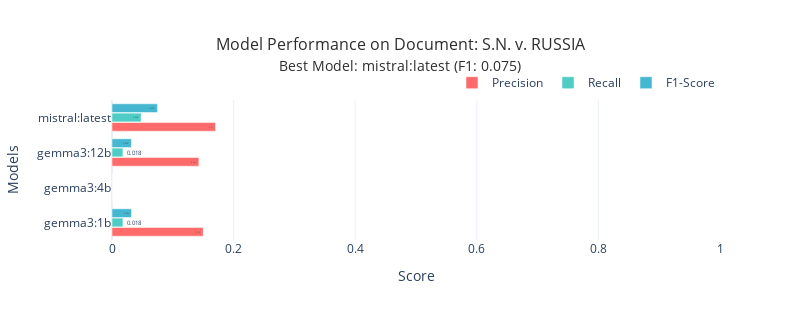
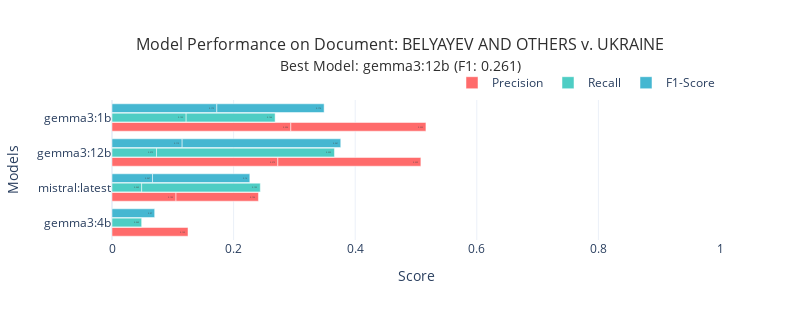

Notebook source saved alongside these figures, in order:
### Code cell
def create_per_document_charts(df):
    """Create individual charts for each document showing all models with all metrics"""
    
    documents = df['document'].unique()
    
    for doc in documents:
        doc_data = df[df['document'] == doc].copy()
        
        if doc_data.empty:
            continue
            
        # Sort models by F1-score for better visualization
        doc_data = doc_data.sort_values('f1_score', ascending=True)
        
        fig = go.Figure()
        
        # Add bars for each metric
        metrics = ['precision', 'recall', 'f1_score']
        metric_names = ['Precision', 'Recall', 'F1-Score']
        colors = ['#FF6B6B', '#4ECDC4', '#45B7D1']
        
        for i, (metric, name, color) in enumerate(zip(metrics, metric_names, colors)):
            fig.add_trace(go.Bar(
                name=name,
                x=doc_data[metric],
                y=doc_data['model'],
                orientation='h',
                marker_color=color,
                text=doc_data[metric].round(3),
                textposition='auto',
                offsetgroup=i,
                width=0.25  # Make bars thinner so they don't overlap
            ))
        
        # Find the best model for this document
        best_model = doc_data.loc[doc_data['f1_score'].idxmax()]
        
        fig.update_layout(
            title=dict(
                text=f"Model Performance on Document: {doc}<br><span style='font-size:14px'>Best Model: {best_model['model']} (F1: {best_model['f1_score']:.3f})</span>",
                font=dict(size=16, color='#2E2E2E'),
                x=0.5
            ),
            xaxis=dict(
                title="Score",
                range=[0, 1],
                tickfont=dict(size=12)
            ),
            yaxis=dict(
                title="Models",
                tickfont=dict(size=12)
            ),
            barmode='group',
            template='plotly_white',
            height=max(300, len(doc_data) * 40),
            width=800,
            showlegend=True,
            legend=dict(
                orientation="h",
                yanchor="bottom",
                y=1.02,
                xanchor="right",
                x=1
            )
        )
        
        fig.show()

if 'df' in globals() and not df.empty:
    print("\n" + "="*80)
    print("📄 DETAILED PERFORMANCE BY DOCUMENT")
    print("="*80)
    print("Individual charts for each document showing all models with precision, recall, and F1-score")
    print()
    
    create_per_document_charts(df)
    
else:
    print("❌ Please load and process evaluation data first.")

### Figure 1 — Plotly figure (JSON) as saved in the notebook; plotly's stock layout.template omitted (floating-point values rounded to 4 significant figures)
{"data": [{"marker": {"color": "#FF6B6B"}, "name": "Precision", "offsetgroup": "0", "orientation": "h", "text": [0.0, 0.0, 0.0, 0.0, 0.0, 0.143, 0.15, 0.17], "textposition": "auto", "type": "bar", "width": 0.25, "x": [0.0, 0.0, 0.0, 0.0, 0.0, 0.1429, 0.15, 0.1702], "y": ["gemma3:1b", "gemma3:4b", "gemma3:12b", "mistral:latest", "gemma3:4b", "gemma3:12b", "gemma3:1b", "mistral:latest"]}, {"marker": {"color": "#4ECDC4"}, "name": "Recall", "offsetgroup": "1", "orientation": "h", "text": [0.0, 0.0, 0.0, 0.0, 0.0, 0.018, 0.018, 0.048], "textposition": "auto", "type": "bar", "width": 0.25, "x": [0.0, 0.0, 0.0, 0.0, 0.0, 0.01796, 0.01796, 0.0479], "y": ["gemma3:1b", "gemma3:4b", "gemma3:12b", "mistral:latest", "gemma3:4b", "gemma3:12b", "gemma3:1b", "mistral:latest"]}, {"marker": {"color": "#45B7D1"}, "name": "F1-Score", "offsetgroup": "2", "orientation": "h", "text": [0.0, 0.0, 0.0, 0.0, 0.0, 0.032, 0.032, 0.075], "textposition": "auto", "type": "bar", "width": 0.25, "x": [0.0, 0.0, 0.0, 0.0, 0.0, 0.03191, 0.03209, 0.07477], "y": ["gemma3:1b", "gemma3:4b", "gemma3:12b", "mistral:latest", "gemma3:4b", "gemma3:12b", "gemma3:1b", "mistral:latest"]}], "layout": {"barmode": "group", "height": 320, "legend": {"orientation": "h", "x": 1, "xanchor": "right", "y": 1.02, "yanchor": "bottom"}, "showlegend": true, "title": {"font": {"color": "#2E2E2E", "size": 16}, "text": "Model Performance on Document: S.N. v. RUSSIA<br><span style='font-size:14px'>Best Model: mistral:latest (F1: 0.075)</span>", "x": 0.5}, "width": 800, "xaxis": {"range": [0, 1], "tickfont": {"size": 12}, "title": {"text": "Score"}}, "yaxis": {"tickfont": {"size": 12}, "title": {"text": "Models"}}}}

### Figure 2 — Plotly figure (JSON) as saved in the notebook; plotly's stock layout.template omitted (floating-point values rounded to 4 significant figures)
{"data": [{"marker": {"color": "#FF6B6B"}, "name": "Precision", "offsetgroup": "0", "orientation": "h", "text": [0.0, 0.105, 0.125, 0.273, 0.136, 0.294, 0.222, 0.235], "textposition": "auto", "type": "bar", "width": 0.25, "x": [0.0, 0.1053, 0.125, 0.2727, 0.1356, 0.2941, 0.2222, 0.2353], "y": ["gemma3:4b", "mistral:latest", "gemma3:4b", "gemma3:12b", "mistral:latest", "gemma3:1b", "gemma3:1b", "gemma3:12b"]}, {"marker": {"color": "#4ECDC4"}, "name": "Recall", "offsetgroup": "1", "orientation": "h", "text": [0.0, 0.049, 0.049, 0.073, 0.195, 0.122, 0.146, 0.293], "textposition": "auto", "type": "bar", "width": 0.25, "x": [0.0, 0.04878, 0.04878, 0.07317, 0.1951, 0.122, 0.1463, 0.2927], "y": ["gemma3:4b", "mistral:latest", "gemma3:4b", "gemma3:12b", "mistral:latest", "gemma3:1b", "gemma3:1b", "gemma3:12b"]}, {"marker": {"color": "#45B7D1"}, "name": "F1-Score", "offsetgroup": "2", "orientation": "h", "text": [0.0, 0.067, 0.07, 0.115, 0.16, 0.172, 0.176, 0.261], "textposition": "auto", "type": "bar", "width": 0.25, "x": [0.0, 0.06667, 0.07018, 0.1154, 0.16, 0.1724, 0.1765, 0.2609], "y": ["gemma3:4b", "mistral:latest", "gemma3:4b", "gemma3:12b", "mistral:latest", "gemma3:1b", "gemma3:1b", "gemma3:12b"]}], "layout": {"barmode": "group", "height": 320, "legend": {"orientation": "h", "x": 1, "xanchor": "right", "y": 1.02, "yanchor": "bottom"}, "showlegend": true, "title": {"font": {"color": "#2E2E2E", "size": 16}, "text": "Model Performance on Document: BELYAYEV AND OTHERS v. UKRAINE<br><span style='font-size:14px'>Best Model: gemma3:12b (F1: 0.261)</span>", "x": 0.5}, "width": 800, "xaxis": {"range": [0, 1], "tickfont": {"size": 12}, "title": {"text": "Score"}}, "yaxis": {"tickfont": {"size": 12}, "title": {"text": "Models"}}}}
